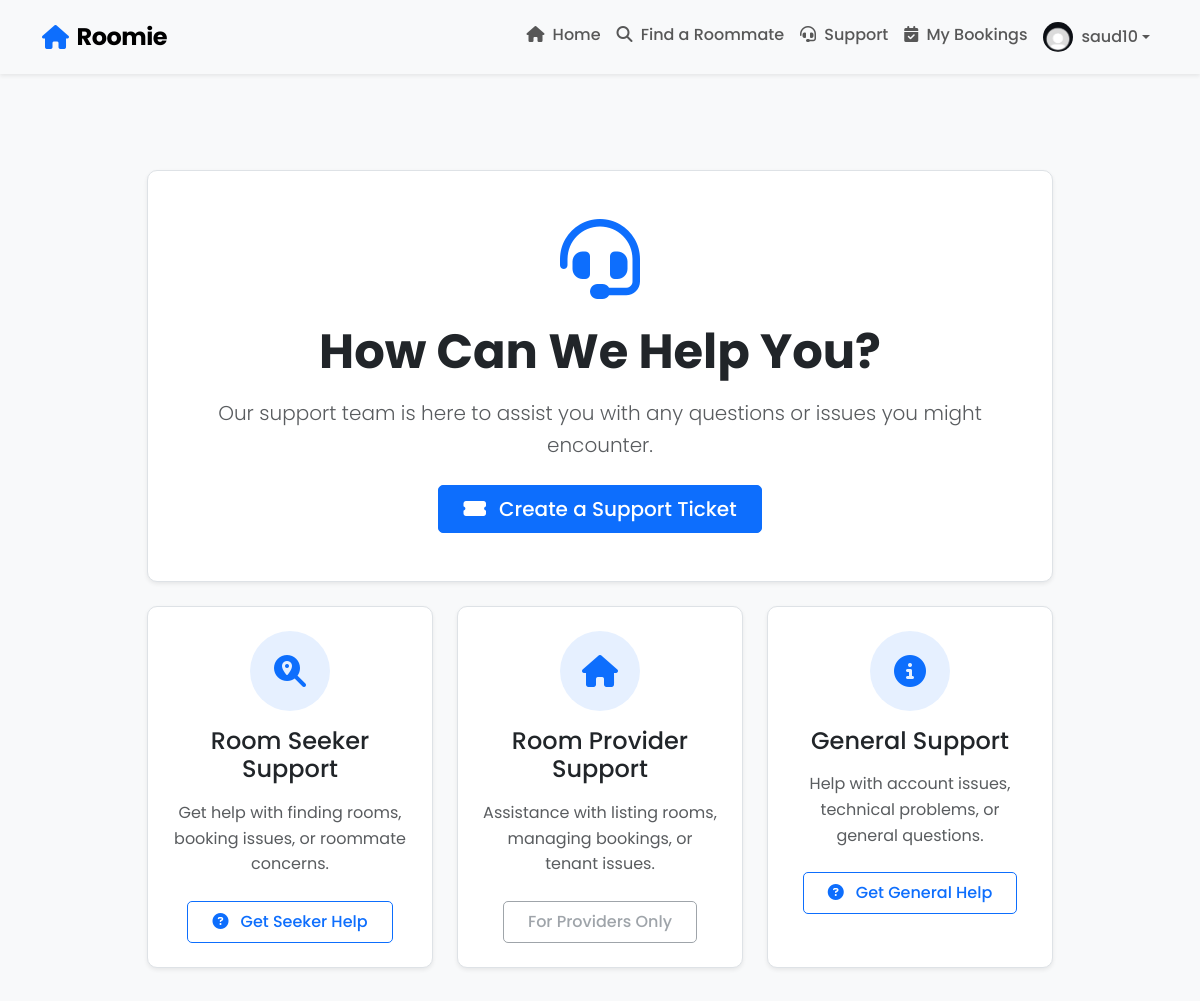
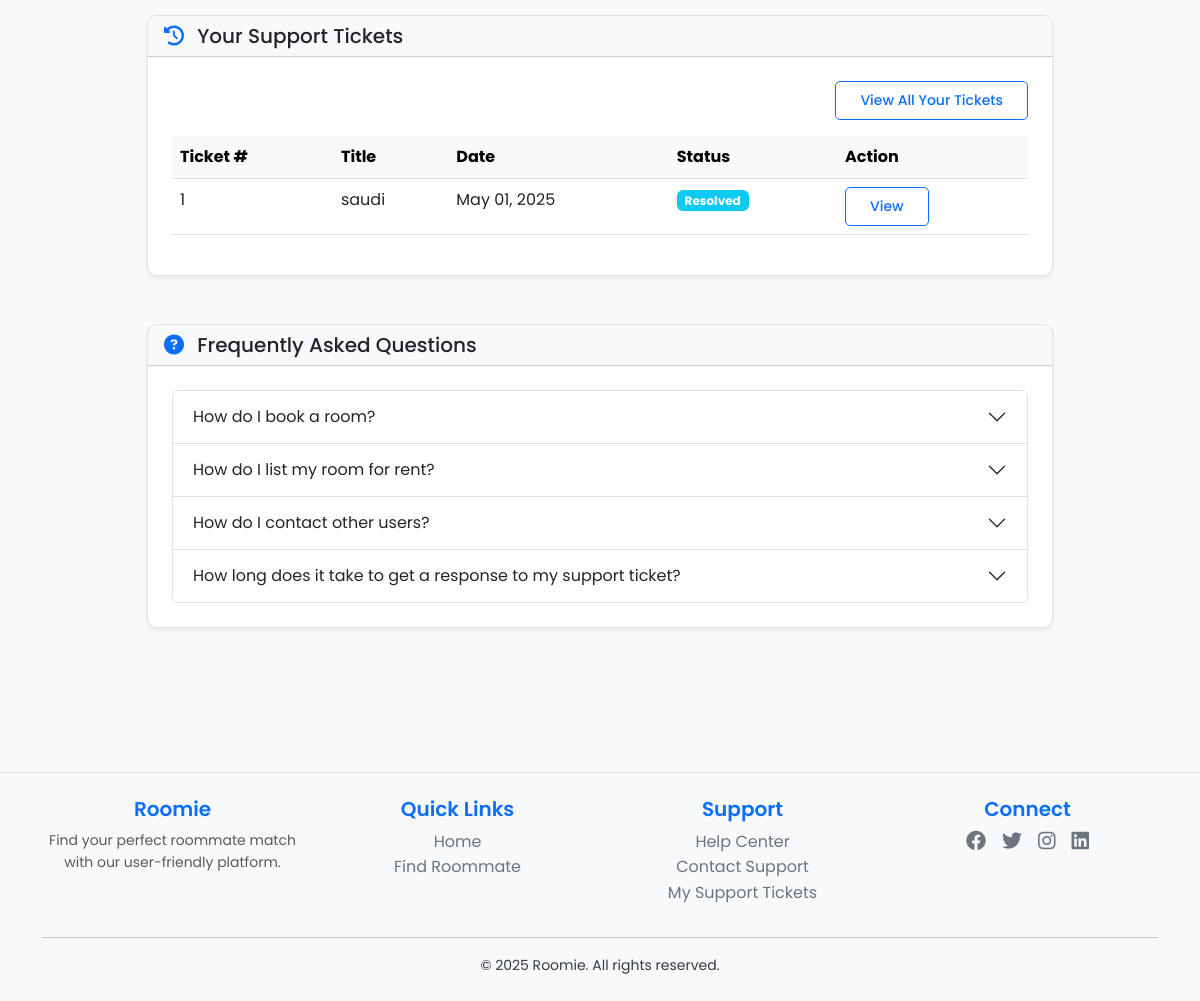
Page /support/ (signed in) on the committed database (2 pictures, top to bottom).
### core/models.py (models this page shows, shortened)
class User(AbstractUser):
    ACCOUNT_TYPE_CHOICES = [
        ('seeker', 'Seeker'),
        ('provider', 'Provider'),
    ]
    GENDER_CHOICES = [
        ('male', 'Male'),
        ('female', 'Female'),
        ('other', 'Other'),
    ]
    email = models.EmailField(unique=True)
    gender = models.CharField(max_length=10, choices=GENDER_CHOICES, blank=True, null=True)
    birthdate = models.DateField(blank=True, null=True)
    bio = models.TextField(blank=True, null=True)
    location = models.CharField(max_length=255, blank=True, null=True)
    profile_photo = models.ImageField(
        upload_to='profile_photos/',
        blank=True,
        null=True,
        default='profile_photos/default_user.jpg'  # Set default profile photo
    )
    account_type = models.CharField(max_length=10, choices=ACCOUNT_TYPE_CHOICES, default='seeker')
    is_available = models.BooleanField(default=True, help_text="Whether the user is currently available as a roommate")

class SupportTicket(models.Model):
    STATUS_CHOICES = (
        ('open', 'Open'),
        ('in_progress', 'In Progress'),
        ('resolved', 'Resolved'),
        ('closed', 'Closed'),
    )
    TICKET_TYPE_CHOICES = (
        ('seeker', 'Seeker Support'),
        ('provider', 'Provider Support'),
        ('general', 'General Support'),
    )
    CATEGORY_CHOICES = (
        ('booking_issues', 'Booking Issues'),
        ('roommate_concerns', 'Roommate Concerns'),
        ('payment_issues', 'Payment Issues'),
        ('finding_rooms', 'Help Finding Rooms'),
        ('listing_issues', 'Listing Issues'),
        ('booking_management', 'Booking Management'),
        ('tenant_concerns', 'Tenant Concerns'),
        ('payment_processing', 'Payment Processing'),
        ('account_issues', 'Account Issues'),
        ('technical_problems', 'Technical Problems'),
        ('features_request', 'Feature Request'),
        ('general_question', 'General Question'),
        ('other', 'Other'),
    )
    id = models.AutoField(primary_key=True)
    user = models.ForeignKey(User, on_delete=models.CASCADE, related_name='support_tickets')
    title = models.CharField(max_length=200)
    description = models.TextField()
    ticket_type = models.CharField(max_length=20, choices=TICKET_TYPE_CHOICES, default='general')
    category = models.CharField(max_length=30, choices=CATEGORY_CHOICES, default='other')
    status = models.CharField(max_length=20, choices=STATUS_CHOICES, default='open')
    created_at = models.DateTimeField(auto_now_add=True)
    updated_at = models.DateTimeField(auto_now=True)
    class Meta:
        ordering = ['-created_at']

### roomie/views.py (the view)
# urls.py: path('support/', views.support_home, name='support_home'),
@login_required
def support_home(request):
    recent_tickets = None
    if request.user.is_authenticated:
        recent_tickets = SupportTicket.objects.filter(
            user=request.user
        ).order_by('-created_at')[:5]
    return render(request, 'support_home.html', {
        'recent_tickets': recent_tickets
    })

### roomie/templates/support_home.html (shortened to what this page needs)
{% extends 'base.html' %} {% load static %} {% block content %}
<div class="container py-5">
  <div class="row justify-content-center">
    <div class="col-lg-10">
      <div class="card shadow-sm mb-4">
        <div class="card-body text-center p-5">
          <i class="fas fa-headset display-1 text-primary mb-4"></i>
          <h1 class="display-5 fw-bold mb-3">How Can We Help You?</h1>
          <p class="lead text-muted mb-4">
            Our support team is here to assist you with any questions or issues
            you might encounter.
          </p>
          <a
            href="{% url 'submit_support_ticket' %}"
            class="btn btn-primary btn-lg px-4"
          >
            <i class="fas fa-ticket-alt me-2"></i> Create a Support Ticket
          </a>
        </div>
      </div>
      <div class="row g-4">
        <div class="col-md-4">
          <div class="card h-100 shadow-sm">
            <div class="card-body p-4 text-center">
              <div
                class="rounded-circle bg-primary bg-opacity-10 d-flex align-items-center justify-content-center mx-auto mb-3"
                style="width: 80px; height: 80px"
              >
                <i class="fas fa-search-location fa-2x text-primary"></i>
              </div>
              <h3 class="h4 mb-3">Room Seeker Support</h3>
              <p class="text-muted mb-4">
                Get help with finding rooms, booking issues, or roommate
                concerns.
              </p>
              {% if user.is_authenticated and user.account_type == 'seeker' %}
              <a
                href="{% url 'submit_support_ticket' %}?type=seeker"
                class="btn btn-outline-primary"
              >
                <i class="fas fa-question-circle me-2"></i> Get Seeker Help
              </a>
              {% else %}
              <button class="btn btn-outline-secondary" disabled>
                For Seekers Only
              </button>
              {% endif %}
            </div>
          </div>
        </div>
        <div class="col-md-4">
          <div class="card h-100 shadow-sm">
            <div class="card-body p-4 text-center">
              <div
                class="rounded-circle bg-primary bg-opacity-10 d-flex align-items-center justify-content-center mx-auto mb-3"
                style="width: 80px; height: 80px"
              >
                <i class="fas fa-home fa-2x text-primary"></i>
              </div>
              <h3 class="h4 mb-3">Room Provider Support</h3>
              <p class="text-muted mb-4">
                Assistance with listing rooms, managing bookings, or tenant
                issues.
              </p>
              {% if user.is_authenticated and user.account_type == 'provider' %}
              <a
                href="{% url 'submit_support_ticket' %}?type=provider"
                class="btn btn-outline-primary"
              >
                <i class="fas fa-question-circle me-2"></i> Get Provider Help
              </a>
              {% else %}
              <button class="btn btn-outline-secondary" disabled>
                For Providers Only
              </button>
              {% endif %}
            </div>
          </div>
        </div>
        <div class="col-md-4">
          <div class="card h-100 shadow-sm">
            <div class="card-body p-4 text-center">
              <div
                class="rounded-circle bg-primary bg-opacity-10 d-flex align-items-center justify-content-center mx-auto mb-3"
                style="width: 80px; height: 80px"
              >
                <i class="fas fa-info-circle fa-2x text-primary"></i>
              </div>
              <h3 class="h4 mb-3">General Support</h3>
              <p class="text-muted mb-4">
                Help with account issues, technical problems, or general
                questions.
              </p>
              <a
                href="{% url 'submit_support_ticket' %}?type=general"
                class="btn btn-outline-primary"
              >
                <i class="fas fa-question-circle me-2"></i> Get General Help
              </a>
            </div>
          </div>
        </div>
      </div>
      {% if user.is_authenticated %}
      <div class="card shadow-sm mt-5">
        <div class="card-header bg-light">
          <h2 class="h5 mb-0">
            <i class="fas fa-history text-primary me-2"></i> Your Support
            Tickets
          </h2>
        </div>
        <div class="card-body p-4">
          <div class="text-end mb-3">
            <a
              href="{% url 'view_support_tickets' %}"
              class="btn btn-sm btn-outline-primary"
            >
              View All Your Tickets
            </a>
          </div>
          {% if recent_tickets %}
          <div class="table-responsive">
            <table class="table table-hover">
              <thead class="table-light">
                <tr>
                  <th scope="col">Ticket #</th>
                  <th scope="col">Title</th>
                  <th scope="col">Date</th>
                  <th scope="col">Status</th>
                  <th scope="col">Action</th>
                </tr>
              </thead>
              <tbody>
                {% for ticket in recent_tickets %}
                <tr>
                  <td>{{ ticket.id }}</td>
                  <td>{{ ticket.title }}</td>
                  <td>{{ ticket.created_at|date:"M d, Y" }}</td>
                  <td>
                    <span
                      class="badge {% if ticket.status == 'open' %}bg-success{% elif ticket.status == 'in_progress' %}bg-warning{% elif ticket.status == 'resolved' %}bg-info{% else %}bg-secondary{% endif %}"
                    >
                      {{ ticket.get_status_display }}
                    </span>
                  </td>
                  <td>
                    <a
                      href="{% url 'view_support_ticket_detail' ticket.id %}"
                      class="btn btn-sm btn-outline-primary"
                    >
                      View
                    </a>
                  </td>
                </tr>
                {% endfor %}
              </tbody>
            </table>
          </div>
          {% endif %}
        </div>
      </div>
      {% endif %}
      <div class="card shadow-sm mt-5">
        <div class="card-header bg-light">
          <h2 class="h5 mb-0">
            <i class="fas fa-question-circle text-primary me-2"></i> Frequently
            Asked Questions
          </h2>
        </div>
        <div class="card-body p-4">
          <div class="accordion" id="faqAccordion">
            <div class="accordion-item">
              <h2 class="accordion-header" id="headingOne">
                <button
                  class="accordion-button collapsed"
                  type="button"
                  data-bs-toggle="collapse"
                  data-bs-target="#collapseOne"
                  aria-expanded="false"
                  aria-controls="collapseOne"
                >
                  How do I book a room?
                </button>
              </h2>
            </div>
            <div class="accordion-item">
              <h2 class="accordion-header" id="headingTwo">
                <button
                  class="accordion-button collapsed"
                  type="button"
                  data-bs-toggle="collapse"
                  data-bs-target="#collapseTwo"
                  aria-expanded="false"
                  aria-controls="collapseTwo"
                >
                  How do I list my room for rent?
                </button>
              </h2>
            </div>
            <div class="accordion-item">
              <h2 class="accordion-header" id="headingThree">
                <button
                  class="accordion-button collapsed"
                  type="button"
                  data-bs-toggle="collapse"
                  data-bs-target="#collapseThree"
                  aria-expanded="false"
                  aria-controls="collapseThree"
                >
                  How do I contact other users?
                </button>
              </h2>
            </div>
            <div class="accordion-item">
              <h2 class="accordion-header" id="headingFour">
                <button
                  class="accordion-button collapsed"
                  type="button"
                  data-bs-toggle="collapse"
                  data-bs-target="#collapseFour"
                  aria-expanded="false"
                  aria-controls="collapseFour"
                >
                  How long does it take to get a response to my support ticket?
                </button>
              </h2>
            </div>
          </div>
        </div>
      </div>
    </div>
  </div>
</div>
{% endblock %}

### roomie/templates/base.html (shortened to what this page needs)
{% load static %}
<!DOCTYPE html>
<html lang="en">
  <head>
    <link
      rel="stylesheet"
      href="https://cdn.jsdelivr.net/npm/bootstrap@5.3.0/dist/css/bootstrap.min.css"
    />
    <link
      rel="stylesheet"
      href="https://cdnjs.cloudflare.com/ajax/libs/font-awesome/6.4.0/css/all.min.css"
    />
    <link rel="stylesheet" href="{% static 'roomie/styles.css' %}" />
  </head>
  <body class="page-transition">
    <nav class="navbar navbar-expand-lg navbar-light bg-light shadow-sm sticky-top">
      <div class="container">
        <a class="navbar-brand d-flex align-items-center" href="{% url 'home' %}">
          <i class="fas fa-home me-2 text-primary"></i>
          <span class="fw-bold">Roomie</span>
        </a>
        <div class="collapse navbar-collapse" id="navbarNav">
          <ul class="navbar-nav ms-auto">
            <li class="nav-item">
              <a class="nav-link" href="{% url 'home' %}">
                <i class="fas fa-home me-1"></i> Home
              </a>
            </li>
            <li class="nav-item">
              <a class="nav-link" href="{% url 'find_roommate' %}">
                <i class="fas fa-search me-1"></i> Find a Roommate
              </a>
            </li>
            <li class="nav-item">
              <a class="nav-link" href="{% url 'support_home' %}">
                <i class="fas fa-headset me-1"></i> Support
              </a>
            </li>
            {% if user.is_authenticated %}
              {% if user.account_type == 'seeker' %}
              <li class="nav-item">
                <a class="nav-link" href="{% url 'my_bookings' %}">
                  <i class="fas fa-calendar-check me-1"></i> My Bookings
                </a>
              </li>
              {% endif %}
              <li class="nav-item dropdown">
                <a
                  class="nav-link dropdown-toggle d-flex align-items-center"
                  href="#"
                  id="navbarDropdown"
                  role="button"
                  data-bs-toggle="dropdown"
                  aria-expanded="false"
                >
                  {% if user.profile_photo %}
                  <img
                    src="{{ user.profile_photo.url }}"
                    class="rounded-circle"
                    style="width: 30px; height: 30px; object-fit: cover"
                    alt="Profile"
                  />
                  {% endif %}
                  <span class="ms-2">{{ user.username }}</span>
                </a>
              </li>
            {% endif %}
          </ul>
        </div>
      </div>
    </nav>
    <main class="container py-5">{% block content %}{% endblock %}</main>
    {% include 'footer.html' %}
  </body>
</html>  </body>
</html>

### roomie/static/roomie/styles.css (style rules this page uses)
body { font-family: "Poppins", sans-serif; background-color: #f8f9fa; color: #343a40; line-height: 1.6; }
h1, h2, h3, h4, h5, h6 { font-weight: 600; }
.lead { font-weight: 300; }
.navbar { padding: 0.8rem 1rem; }
.navbar-brand { font-size: 1.5rem; font-weight: 700; letter-spacing: -0.5px; }
.nav-link { font-weight: 500; padding: 0.5rem 1rem; transition: all 0.3s; }
.card { border-radius: 10px; overflow: hidden; border: 1px solid #dee2e6; box-shadow: 0 6px 15px rgba(0, 0, 0, 0.05); }
.btn { font-weight: 500; padding: 0.5rem 1.5rem; border-radius: 5px; }
.btn-primary { background-color: #0d6efd; border-color: #0d6efd; }

### rows in the picture
User: profile_photo (placeholder picture), username "saud10"
SupportTicket: id "1", title "saudi", created_at "May 01, 2025", status "Resolved"
